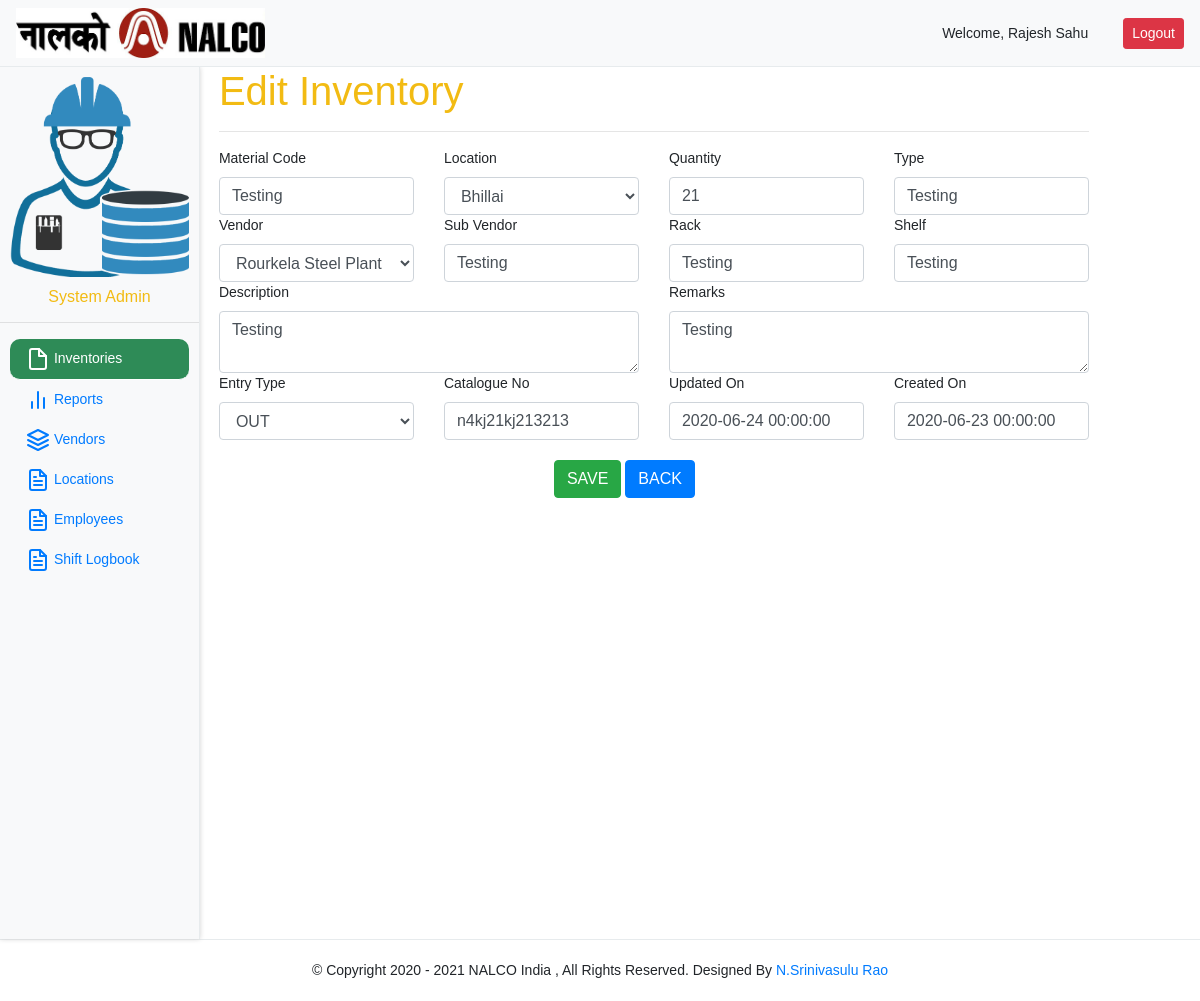
The app's page /system/edit-inventory/27 (signed in) with its own data.
### tables this page shows
CREATE TABLE IF NOT EXISTS `inventories` (
  `inventory_id` int(200) NOT NULL AUTO_INCREMENT,
  `material_code` varchar(200) NOT NULL,
  `description` varchar(2000) NOT NULL,
  `quantity` int(200) NOT NULL,
  `type` varchar(200) NOT NULL,
  `vendor` varchar(200) NOT NULL,
  `sub_vendor` varchar(200) NOT NULL,
  `location` varchar(200) NOT NULL,
  `rack` varchar(200) NOT NULL,
  `shelf` varchar(200) NOT NULL,
  `remarks` varchar(2000) NOT NULL,
  `entry_type` enum('IN','OUT') NOT NULL,
  `catalogue_no` varchar(200) NOT NULL,
  `updated_on` datetime NOT NULL,
  `created_on` datetime NOT NULL,
  PRIMARY KEY (`inventory_id`)
);

### controllers/InventorySystem.php (called while the page is built, shortened)
<?php
class InventorySystem{
     private $inventory_model;
     public function __construct(){
         $this->inventory_model=new InventoryDealer();
     }
    public function edit_inventory($id){
        $data=$this->inventory_model->updateInventoryDetails();
        $data['inventory_details']=$this->inventory_model->getInventoryDetail($id);
        $data['active_link']="inventory";
        $data['vendors']=$this->inventory_model->getAllVendors();
        $data['locations']=$this->inventory_model->getAllLocations();
        View("edit-inventory",$data);
    }
}
?>

### index.php (called while the page is built, shortened)
<?php
require_once("libraries/bootstrap.php");
?>

### models/InventoryDealer.php (called while the page is built, shortened)
<?php
class InventoryDealer{
    private $db;
    function __construct(){
       $this->db=connectDB();
    }
    public function getInventoryDetail($id){
        $sql="SELECT * FROM inventories WHERE inventory_id='$id'";
        $results=$this->db->query($sql);
        $data=array();
        while($row=$results->fetch_object()){
            return $row;
        }
        return $data;
    }
    public function getAllLocations(){
        $data=array();
        $results=$this->db->query("select * from locations");
        while($row=$results->fetch_object()){
            $data[]=$row;
        }
        return $data;
    }
    public function getAllVendors(){
        $data=array();
        $results=$this->db->query("select * from vendors");
        while($row=$results->fetch_object()){
            $data[]=$row;
        }
        return $data;
    }
}

### views/edit-inventory.php (the view, shortened to what this page needs)
<div class='container-fluid'>
<div class='col-md-2 sidebar-col' ><?php echo View('sidebar',$data); ?></div>
<div class='col-md-9'>
<h1>Edit Inventory</h1><hr>
<?php $inventory=$data['inventory_details']; ?>
<form method='post' action=''>
    <div class="row">
        <div class='col'>
            <label>Material Code</label>
            <input type='text' value='<?php echo $inventory->material_code; ?>' required='required' name='material_code' id='material_code' class='form-control'>
        </div>
        <div class='col'>
            <label>Location</label>
            <select  required='required' name='location' id='location' class='form-control'>
                <?php
                foreach($data['locations'] as $location){
                    $selected=($location->location_id==$inventory->location)?"selected='selected'":"";
                    echo "<option value='{$location->location_id}' $selected >{$location->location_name}</option>";
                }
                ?>
            </select>
        </div>
        <div class='col'>
            <label>Quantity</label>
            <input type='number' value='<?php echo $inventory->quantity; ?>' required='required'  name='quantity' id='quantity' class='form-control'>
        </div>
        <div class='col'>
            <label>Type</label>
            <input type='text'  value='<?php echo $inventory->type; ?>' required='required' name='type' id='type' class='form-control'>
        </div>
    </div>
    <div class="row">
        <div class='col'>
            <label>Vendor</label>
            <select  required='required' name='vendor' id='vendor' class='form-control'>
                <?php
                foreach($data['vendors'] as $vendor){
                    $selected=($vendor->vendor_id==$inventory->vendor)?"selected='selected'":"";
                    echo "<option value='{$vendor->vendor_id}' $selected >{$vendor->vendor_name}</option>";
                }
                ?>
            </select>
        </div>
        <div class='col'>
            <label>Sub Vendor</label>
            <input type='text'  value='<?php echo $inventory->sub_vendor; ?>' required='required' name='sub_vendor' id='sub_vendor' class='form-control'>
        </div>
        <div class='col'>
            <label>Rack</label>
            <input type='text' value='<?php echo $inventory->rack; ?>' required='required'  name='rack' id='rack' class='form-control'>
        </div>
        <div class='col'>
            <label>Shelf</label>
            <input type='text' value='<?php echo $inventory->shelf; ?>' required='required' name='shelf' id='shelf' class='form-control'>
        </div>
    </div>
    <div class="row">
        <div class='col'>
                <label>Description</label>
                <textarea class='form-control' required='required'  name='description' id='description'><?php echo $inventory->description; ?></textarea>
        </div>
        <div class='col'>
            <label>Remarks</label>
            <textarea  required='required' class='form-control' name='remarks' id='remarks'><?php echo $inventory->remarks; ?></textarea>
        </div>
    </div>
    <div class="row">
        <div class='col'>
            <label>Entry Type</label>
            <select type='text' name='entry_type' id='entry_type' class='form-control' required='required'>
                <option value='OUT' <?php echo ($inventory->entry_type=="OUT")?"selected='selected'":""; ?> >OUT</option>
            </select>
        </div>
        <div class='col'>
            <label>Catalogue No</label>
            <input required='required' value='<?php echo $inventory->catalogue_no; ?>' type='text' name='catalogue_no' id='catalogue_no' class='form-control'>
        </div>
        <div class='col'>
            <label>Updated On</label>
            <input  placeholder="Ex: 2012-05-31 08:30 AM" required='required' value='<?php echo $inventory->updated_on; ?>' type='text' name='updated_on' id='updated_on' class='form-control'>
        </div>
        <div class='col'>
            <label>Created On</label>
            <input placeholder="Ex: 2012-05-31 08:30 AM" required='required' value='<?php echo $inventory->created_on; ?>' type='text' name='created_on' id='created_on' class='form-control'>
        </div>
    </div>
    <div class="row" style='margin:auto;margin-top:20px;width:200px'>
    <button name='inventory_sub' class='btn btn-success' type='submit' class='form-control'>SAVE</button> &nbsp;
    <a href='<?php echo rootUrl("/system/inventory"); ?>' class='btn btn-primary'>BACK</a>
    </div>
</form>
</div>
</div>

### assets/css/styles.css (style rules this page uses)
* { font-family: Arial, Helvetica, Sans-Serif; }
body { font-size:14px; font-weight: 400; }
.sidebar-col { padding:0px; }
.container-fluid { padding:0px; }
h1, h2, h3, h4, h5, h6 { line-height: 1.2em; color:#f2bb13; font-weight: 300; }
.col-md-2, .col-md-10, .col-md-8,.col-md-9 { display: inline-block; vertical-align: top; }

### records on screen
inventories: material_code "Testing", quantity "21", type "Testing", sub_vendor "Testing", rack "Testing", shelf "Testing", description "Testing", remarks "Testing", entry_type "OUT", catalogue_no "n4kj21kj213213", updated_on "2020-06-24 00:00:00", created_on "2020-06-23 00:00:00"

### other values on screen
greetings() "Welcome, Rajesh Sahu"
form field location "Bhillai"
form field vendor "Rourkela Steel Plant"
